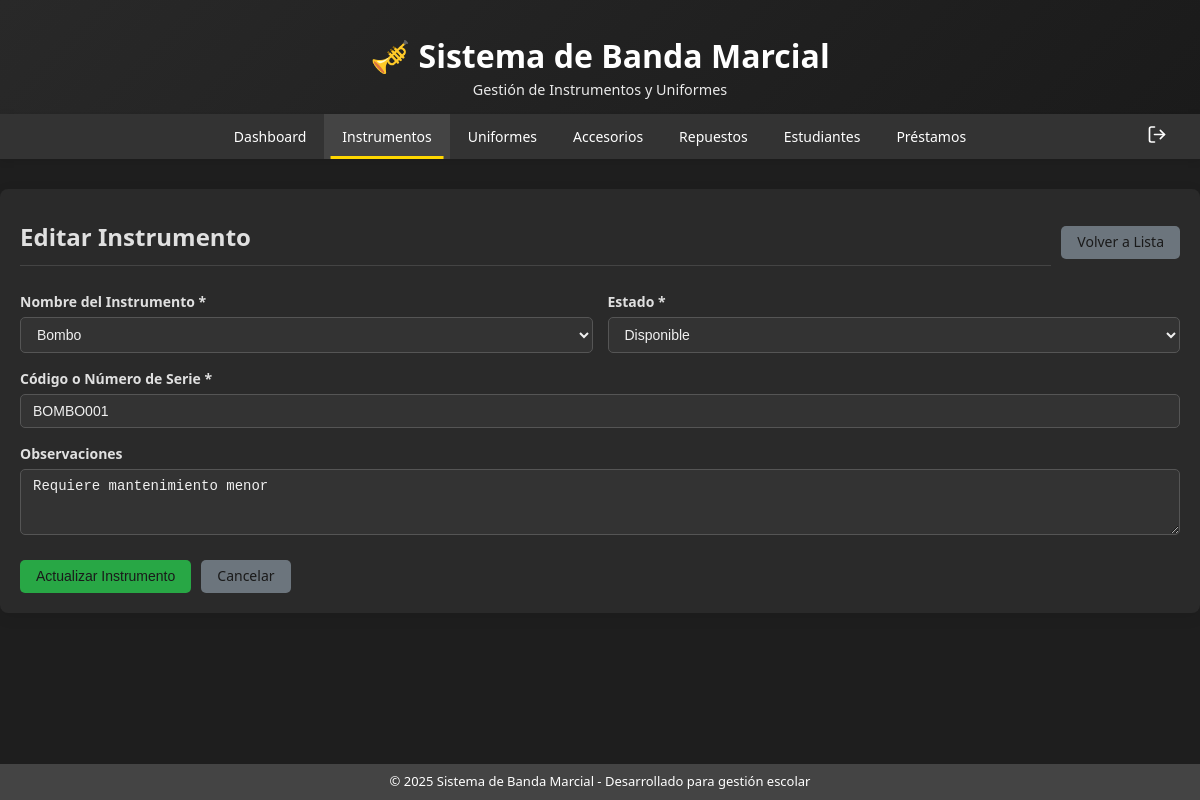
Page /modules/instrumentos/editar.php?id=2 (signed in) on the committed database.
### tables this page shows
CREATE TABLE instrumentos (
  id INT AUTO_INCREMENT PRIMARY KEY,
  nombre VARCHAR(100) NOT NULL,
  estado ENUM('Disponible', 'Prestado', 'Dañado', 'En reparación') DEFAULT 'Disponible',
  codigo_serie VARCHAR(50) UNIQUE,
  observaciones TEXT,
  fecha_registro TIMESTAMP DEFAULT CURRENT_TIMESTAMP,
  fecha_actualizacion TIMESTAMP DEFAULT CURRENT_TIMESTAMP ON UPDATE CURRENT_TIMESTAMP
);

### modules/instrumentos/editar.php (the view, shortened to what this page needs)
<?php
require_once '../../includes/header.php';
$conn = getDBConnection();
$id = isset($_GET['id']) ? (int)$_GET['id'] : 0;
try {
    $stmt = $conn->prepare("SELECT * FROM instrumentos WHERE id = ?");
    $stmt->execute([$id]);
    $instrumento = $stmt->fetch(PDO::FETCH_ASSOC);
} catch(PDOException $e) {
    echo "Error: " . $e->getMessage();
    exit;
}
?>
<div class="main-content">
    <div class="header-actions">
        <h2>Editar Instrumento</h2>
        <div class="btn-group">
            <a href="index.php" class="btn btn-secondary">Volver a Lista</a>
        </div>
    </div>
    <form method="POST">
        <div class="form-row">
            <div class="form-group">
                <label for="nombre">Nombre del Instrumento *</label>
                <select id="nombre" name="nombre" class="form-control" required>
                    <option value="Bombo" <?php echo $instrumento['nombre'] == 'Bombo' ? 'selected' : ''; ?>>Bombo</option>
                </select>
            </div>
            <div class="form-group">
                <label for="estado">Estado *</label>
                <select id="estado" name="estado" class="form-control" required <?php echo ($instrumento['estado'] == 'Prestado') ? 'disabled' : ''; ?>>
                    <option value="Disponible" <?php echo $instrumento['estado'] == 'Disponible' ? 'selected' : ''; ?>>Disponible</option>
                </select>
            </div>
        </div>
        <div class="form-group">
            <label for="codigo_serie">Código o Número de Serie *</label>
            <input type="text" id="codigo_serie" name="codigo_serie" class="form-control"
                   value="<?php echo htmlspecialchars($instrumento['codigo_serie']); ?>"
                   placeholder="Ej: CAJA001, TROMP001, PLAT001" required>
        </div>
        <div class="form-group">
            <label for="observaciones">Observaciones</label>
            <textarea id="observaciones" name="observaciones" class="form-control" rows="3"
                      placeholder="Observaciones adicionales sobre el instrumento..."><?php echo htmlspecialchars($instrumento['observaciones']); ?></textarea>
        </div>
        <div class="form-actions">
            <button type="submit" class="btn btn-success">Actualizar Instrumento</button>
            <a href="index.php" class="btn btn-secondary">Cancelar</a>
        </div>
    </form>
</div>
<?php require_once '../../includes/footer.php'; ?>

### css/style.css (style rules this page uses)
:root { --color-bg-body: #1e1e1e; --color-bg-card: #2a2a2a; --color-text-dark: #e0e0e0; --color-text-medium: #b0b0b0; --color-border-light: #444444; --color-border-medium: #555555; --color-bg-medium: #3a3a3a; --color-header-bg-start: #282828; --color-header-bg-end: #1a1a1a; --color-nav-bg: #333333; --color-nav-hover: #444444; --color-nav-active-line: #ffd700; --color-primary-base: #ffd700; --color-primary-hover: #e0b800; --color-success-base: #28a745; --color-success-hover: #218838; --color-warning-base: #ffc107; --color-warning-hover: #e0a800; --color-danger-base: #dc3545; --color-danger-hover: #c82333; --color-secondary-base: #6c757d; --color-secondary-hover: #5a6268; --color-alert-success-bg: rgba(40, 167, 69, 0.2); --color-alert-success-text: #98e6a9; --color-alert-success-border: #28a745; --color-alert-error-bg: rgba(220, 53, 69, 0.2); --color-alert-error-text: #ff8a8a; --color-alert-error-border: #dc3545; --color-alert-warning-bg: rgba(255, 193, 7, 0.2); --color-alert-warning-text: #ffe082; --color-alert-warning-border: #ffc107; --color-status-disponible-bg: rgba(40, 167, 69, 0.2); --color-status-disponible-text: #98e6a9; --color-status-prestado-bg: rgba(255, 193, 7, 0.2); --color-status-prestado-text: #ffe082; --color-status-danado-bg: rgba(220, 53, 69, 0.2); --color-status-danado-text: #ff8a8a; --color-status-en-reparacion-bg: rgba(0, 123, 255, 0.2); --color-status-en-reparacion-text: #82b1ff; --color-status-activo-bg: rgba(40, 167, 69, 0.2); --color-status-activo-text: #98e6a9; --color-status-devuelto-bg: rgba(108, 117, 125, 0.2); --color-status-devuelto-text: #c0c0c0; --color-status-vencido-bg: rgba(220, 53, 69, 0.2); --color-status-vencido-text: #ff8a8a; --color-info-bg-light: rgba(0, 123, 255, 0.2); --color-info-border-dark: #007bff; --color-info-text-dark: #82b1ff; }
html, body { margin: 0; padding: 0; }
* { box-sizing: border-box; }
body { font-family: "Segoe UI", Tahoma, Geneva, Verdana, sans-serif; background-color: var(--color-bg-body); color: var(--color-text-dark); line-height: 1.5; font-size: 14px; display: flex; flex-direction: column; min-height: 100vh; }
.main-content { background: var(--color-bg-card); padding: 20px; border-radius: 8px; box-shadow: 0 4px 15px rgba(0, 0, 0, 0.08); transition: all 0.3s ease; }
.main-content h2 { font-size: 1.5rem; margin-bottom: 15px; color: var(--color-primary-base); border-bottom: 1px solid var(--color-border-light); padding-bottom: 10px; }
.btn { display: inline-flex; align-items: center; justify-content: center; padding: 8px 16px; background-color: var(--color-primary-base); color: var(--color-header-bg-end); text-decoration: none; border-radius: 5px; border: none; cursor: pointer; font-size: 14px; transition: all 0.3s ease; margin: 2px; position: relative; overflow: hidden; vertical-align: middle; line-height: 1.2; font-weight: 500; }
.btn-success { background-color: var(--color-success-base); }
.btn-secondary { background-color: var(--color-secondary-base); }
.btn-group { display: flex; gap: 8px; align-items: center; flex-wrap: wrap; }
.btn-group .btn { margin: 0; }
.form-group { margin-bottom: 15px; }
.form-group label { display: block; margin-bottom: 5px; font-weight: 600; color: var(--color-text-dark); font-size: 14px; }
.form-control { width: 100%; padding: 8px 12px; border: 1px solid var(--color-border-medium); border-radius: 5px; font-size: 14px; transition: all 0.3s ease; background-color: #333; color: #f0f0f0; }
.form-row { display: flex; gap: 15px; align-items: flex-start; }
.form-row .form-group { flex: 1; }
.header-actions { display: flex; justify-content: space-between; align-items: center; padding: 10px 0; margin-bottom: 15px; flex-wrap: wrap; gap: 10px; }
.header-actions h2 { margin: 0; flex: 1; color: var(--color-text-dark); }
.header-actions .btn-group { flex: none; }
html { scroll-behavior: smooth; }
.form-actions { margin-top: 20px; display: flex; gap: 10px; flex-wrap: wrap; }
.form-actions .btn { margin: 0; }

### rows in the picture
instrumentos: nombre "Bombo", estado "Disponible", codigo_serie "BOMBO001", observaciones "Requiere mantenimiento menor"
